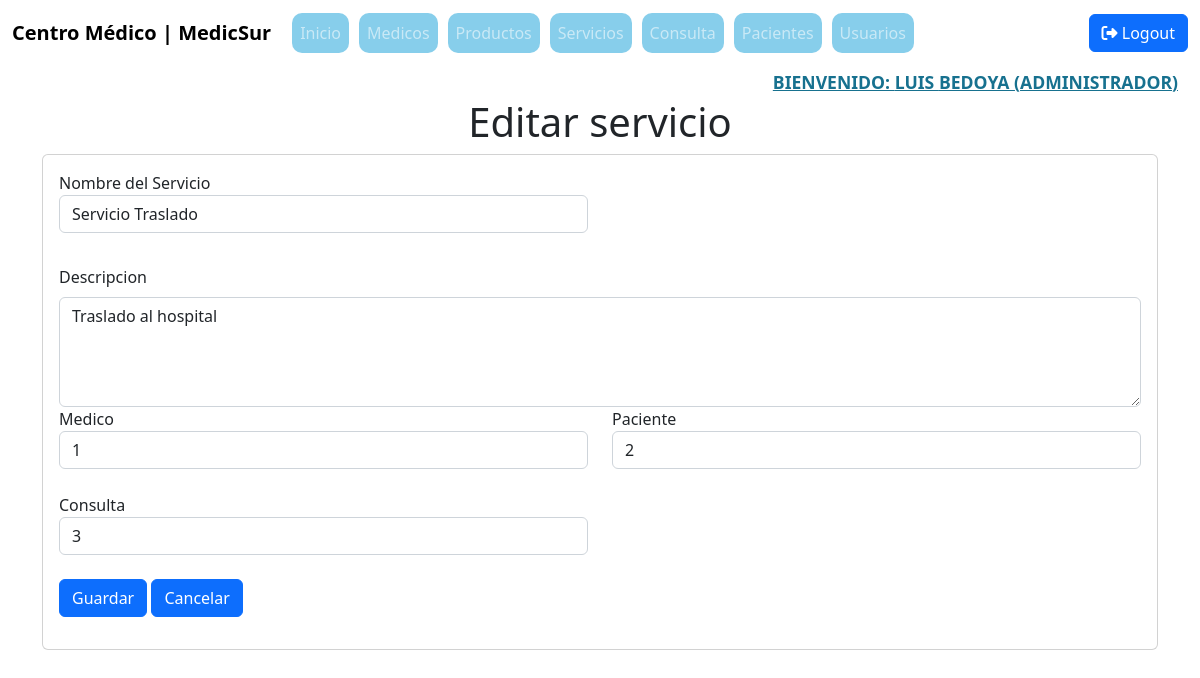
Screenshot of /index.php?c=servicios&f=view_edit&id=7 (signed in) with the database file from the repository.
### tables this page shows
CREATE TABLE `servicios` (
  `idServicio` int(4) NOT NULL,
  `nombreServicio` varchar(100) NOT NULL,
  `descripcion` varchar(255) NOT NULL,
  `medico_id` int(3) NOT NULL,
  `paciente_id` int(4) NOT NULL,
  `consultamedica_id` int(4) NOT NULL
);

### controller/ServiciosController.php (called while the page is built, shortened)
<?php
require_once 'model/dao/ServiciosDAO.php';
class ServiciosController
{
  private $model;
  public function __construct()
  {
    $this->model = new ServiciosDAO();
  }
  public function view_edit()
  {
    $id = $_REQUEST['id'];
    $serv = $this->model->selectOne($id);
    require_once V_SERVICIO. 'servicios.edit.php';
  }
}

### index.php (called while the page is built, shortened)
<?php
    $front = new FrontController();
    $front->ruteo();
?>

### config/Conexion.php (called while the page is built, shortened)
<?php
class Conexion{
    public static function getConexion(){
        $con = 'mysql:host=localhost;port=3306;dbname=' . DBNAME;
        $conexion = null;
        try{
            $conexion = new PDO($con, DBUSER,DBPASSWORD);
            $conexion -> setAttribute(PDO::ATTR_ERRMODE, PDO::ERRMODE_EXCEPTION);
        } catch(Exception $ex){
            echo $ex;
            die("Error " . $ex->getMessage());
        }
        return $conexion;
    }
}
?>

### model/dao/ServiciosDAO.php (called while the page is built, shortened)
<?php
require_once 'config/Conexion.php';
class ServiciosDAO
{
    private $con;
    public function __construct()
    {
        $this->con = Conexion::getConexion();
    }
    public function selectOne($id)
    {
        $sql = "SELECT * FROM servicios where idServicio=:id";
        $stmt = $this->con->prepare($sql);
        $data = ['id' => $id];
        $stmt->execute($data);
        $servicio = $stmt->fetch(PDO::FETCH_ASSOC);
        return $servicio;
    }
}

### view/servicio/servicios.edit.php (the view, shortened to what this page needs)
<div class="container">
    <div class="card">
        <div class="card-body">
            <form action="index.php?c=servicios&f=edit" method="POST" id="formulario" onsubmit="return validar()">
                <div class="row">
                    <div class="col-lg-6">
                        <label for="nombre">Nombre del Servicio</label>
                        <input type="text" name="nombre" id="nombre" value="<?php echo $serv['nombreServicio']; ?>"
                            class="form-control" placeholder="Nombre servicio">
                    </div><br>
                    <div class="col-lg-12">
                        <label for="descripcion" class="mb-2 mt-3">Descripcion</label>
                        <textarea id="descripcion" name="descripcion" class="form-control"
                            rows="4"><?php echo $serv['descripcion']; ?></textarea>
                    </div>
                    <div class="col-lg-6">
                        <label for="medico">Medico</label>
                        <input type="text" name="medico" id="medico" value="<?php echo $serv['medico_id']; ?>"
                            class="form-control" placeholder="medico">
                            <br>
                    </div>
                    <div class="col-lg-6">
                        <label for="paciente">Paciente</label>
                        <input type="text" name="paciente" id="paciente" value="<?php echo $serv['paciente_id']; ?>"
                            class="form-control" placeholder="paciente">
                            <br>
                    </div>
                    <div class="col-lg-6">
                        <label for="consulta">Consulta</label>
                        <input type="text" name="consulta" id="consulta" value="<?php echo $serv['consultamedica_id']; ?>"
                            class="form-control" placeholder="consulta">
                            <br>
                    </div>
                    <div class="form-group mx-auto">
                        <button type="submit" class="btn btn-primary">Guardar</button>
                        <a href="index.php?c=servicios&f=index" class="btn btn-primary">Cancelar</a>
                    </div>
                </div>
            </form>
        </div>
    </div>
</div>
<!DOCTYPE html>
<html lang="en">
    <html meta="utf-8">
        <head>
        </head>
</html>

### rows the page displays
servicios: nombre "Servicio Traslado", descripcion "Traslado al hospital", medico "1", paciente "2", consulta "3"

### other values shown
$nombre "LUIS"
$apellido "BEDOYA"
$rol "ADMINISTRADOR"
$titulo "Editar servicio"
